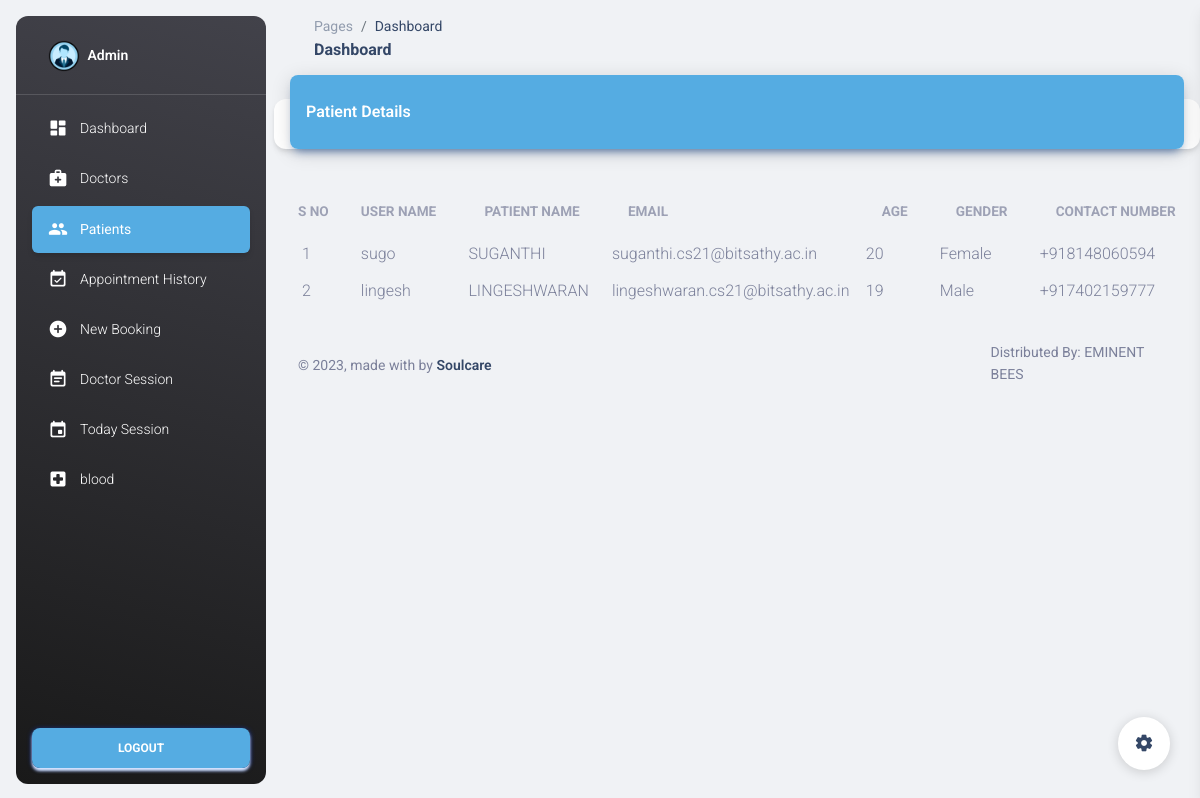
Page /patient (signed in) on the committed database.
### tables this page shows
CREATE TABLE users (
       user_id INTEGER PRIMARY KEY AUTOINCREMENT,
       filename TEXT NOT NULL,
       username TEXT NOT NULL,
       password TEXT NOT NULL,
       first_name TEXT NOT NULL,
       last_name TEXT NOT NULL,
       birthdate DATE NOT NULL,               
       age INTEGER NOT NULL ,
       gender TEXT NOT NULL,
       blood TEXT NOT NULL,
       email TEXT NOT NULL,
       mobile TEXT NOT NULL,
       address TEXT NOT NULL,
       reset_token TEXT
       
   );

### app.py (the view)
@app.route('/patient')
def patient():
    if 'username' in session:
        username = session['username']
        with sql.connect("appointment.db") as conn:
            cur = conn.cursor()
            cur.execute("SELECT username, first_name, email, age, gender, mobile FROM users")
            patient_details = cur.fetchall()
            print(patient_details)  # Add this line to debug
        return render_template('patient.html', username=username, patient_details=patient_details)
    else:
        return redirect(url_for('login'))

### templates/patient.html (shortened to what this page needs)
<!DOCTYPE html>
<html lang="en">
<head>
  <link href="../static/assets/css/nucleo-icons.css" rel="stylesheet" />
  <link href="../static/assets/css/nucleo-svg.css" rel="stylesheet" />
  <link id="pagestyle" href="../static/assets/css/material-dashboard.css" rel="stylesheet" />
</head>
<body class="g-sidenav-show  bg-gray-200">
  <aside class="sidenav navbar navbar-vertical navbar-expand-xs border-0 border-radius-xl my-3 fixed-start ms-3   bg-gradient-dark" id="sidenav-main">
    <div class="sidenav-header">
      <a class="navbar-brand m-0" href=" https://demos.creative-tim.com/material-dashboard/pages/dashboard " target="_blank">
        <img src="../static/user.png" class="navbar-brand-img h-100" alt="main_logo">
        <span class="ms-1 font-weight-bold text-white">Admin</span>
      </a>
    </div>
    <hr class="horizontal light mt-0 mb-2">
    <div class="" id="sidenav-collapse-main">
      <ul class="navbar-nav">
        <li class="nav-item">
          <a class="nav-link text-white " href="admin_dashboard">
            <div class="text-white text-center me-2 d-flex align-items-center justify-content-center">
              <i class="material-icons opacity-10">dashboard</i>
            </div>
            <span class="nav-link-text ms-1">Dashboard</span>
          </a>
        </li>
        <li class="nav-item">
          <a class="nav-link text-white  " href="doctor">
            <div class="text-white text-center me-2 d-flex align-items-center justify-content-center">
              <i class="material-icons opacity-10">medical_services</i>
            </div>
            <span class="nav-link-text ms-1">Doctors</span>
          </a>
        </li>
        <li class="nav-item">
          <a class="nav-link text-white active bg-gradient-primary " href="patient">
            <div class="text-white text-center me-2 d-flex align-items-center justify-content-center">
              <i class="material-icons opacity-10">people</i>
            </div>
            <span class="nav-link-text ms-1">Patients</span>
          </a>
        </li>
        <li class="nav-item">
          <a class="nav-link text-white " href="appointment">
            <div class="text-white text-center me-2 d-flex align-items-center justify-content-center">
              <i class="material-icons opacity-10">event_available</i>
            </div>
            <span class="nav-link-text ms-1">Appointment History</span>
          </a>
        </li>
        <li class="nav-item">
          <a class="nav-link text-white " href="new_booking">
            <div class="text-white text-center me-2 d-flex align-items-center justify-content-center">
              <i class="material-icons opacity-10">add_circle</i>
            </div>
            <span class="nav-link-text ms-1">New Booking</span>
          </a>
        </li>
        <li class="nav-item">
          <a class="nav-link text-white " href="sessions">
            <div class="text-white text-center me-2 d-flex align-items-center justify-content-center">
              <i class="material-icons opacity-10">event_note</i>
            </div>
            <span class="nav-link-text ms-1">Doctor Session</span>
          </a>
        </li>
        <li class="nav-item">
          <a class="nav-link text-white " href="today_sessions">
            <div class="text-white text-center me-2 d-flex align-items-center justify-content-center">
              <i class="material-icons opacity-10">event</i>
            </div>
            <span class="nav-link-text ms-1">Today Session</span>
          </a>
        </li>
        <li class="nav-item">
          <a class="nav-link text-white " href="admin_blood_status">
            <div class="text-white text-center me-2 d-flex align-items-center justify-content-center">
              <i class="material-icons opacity-10">local_hospital</i>
            </div>
            <span class="nav-link-text ms-1">blood</span>
          </a>
        </li>
      </ul>
    </div>
    <div class="sidenav-footer position-absolute w-100 bottom-0 ">
      <div class="mx-3">
        <a class="btn bg-gradient-primary mt-4 w-100" href="logout" type="button">logout</a>
      </div>
    </div>
  </aside>
  <main class="main-content position-relative max-height-vh-100 h-100 border-radius-lg ">
    <nav class="navbar navbar-main navbar-expand-lg px-0 mx-4 shadow-none border-radius-xl" id="navbarBlur" navbar-scroll="true">
      <div class="container-fluid py-1 px-3">
        <nav aria-label="breadcrumb">
          <ol class="breadcrumb bg-transparent mb-0 pb-0 pt-1 px-0 me-sm-6 me-5">
            <li class="breadcrumb-item text-sm"><a class="opacity-5 text-dark" href="javascript:;">Pages</a></li>
            <li class="breadcrumb-item text-sm text-dark active" aria-current="page">Dashboard</li>
          </ol>
          <h6 class="font-weight-bolder mb-0">Dashboard</h6>
        </nav>
        </div>
    </nav>
      <div class="row">
        <div class="col-12">
          <div class="card my-4">
            <div class="card-header p-0 position-relative mt-n4 mx-3 z-index-2">
                <div class="bg-gradient-primary shadow-primary border-radius-lg pt-4 pb-3">
                       <h6 class="text-white text-capitalize ps-3">Patient Details</h6>
                    </div>
                </div>
            </div>
            <div class="card-body px-0 pb-2">
              <div class="table-responsive p-0">
                <table class="table align-items-center mb-0">
                  <thead>
                    <tr>
                      <th class=" text-uppercase text-secondary text-xxs font-weight-bolder opacity-7">S No</th>
                      <th class=" text-uppercase text-secondary text-xxs font-weight-bolder opacity-7 ps-2">User Name</th>
                      <th class="text-uppercase text-secondary text-xxs font-weight-bolder opacity-7">Patient Name</th>
                      <th class="text-uppercase text-secondary text-xxs font-weight-bolder opacity-7">Email</th>
                      <th class="text-uppercase text-secondary text-xxs font-weight-bolder opacity-7">Age</th>
                      <th class="text-uppercase text-secondary text-xxs font-weight-bolder opacity-7">Gender</th>
                      <th class="text-uppercase text-secondary text-xxs font-weight-bolder opacity-7">Contact Number</th>
                    </tr>
                  </thead>
                  <tbody>
                    {% for row in patient_details %}
                    <tr>
                      <td class="align-middle ">
                        <p class="text-xs text-secondary mb-0" style="margin-left: 20px;">{{ loop.index }}</p>
                      </td>
                      <td class="align-middle ">
                        <p class="text-xs text-secondary mb-0">{{ row[0] }}</p>
                      </td>
                      <td class="align-middle ">
                        <p class="text-xs text-secondary mb-0">{{ row[1] }}</p>
                      </td>
                      <td class="align-middle ">
                        <p class="text-xs text-secondary mb-0">{{ row[2] }}</p>
                      </td>
                      <td class="align-middle">
                        <p class="text-xs text-secondary mb-0">{{ row[3] }}</p>
                      </td>
                      <td class="align-middle">
                        <p class="text-xs text-secondary mb-0">{{ row[4] }}</p>
                      </td>
                      <td class="align-middle">
                        <p class="text-xs text-secondary mb-0">{{ row[5] }}</p>
                      </td>
                    </tr>
                    {% endfor %}
                  </tbody>
                </table>
              </div>
            </div>
          </div>
        </div>
<footer class="footer py-4  ">
        <div class="container-fluid">
          <div class="row align-items-center justify-content-lg-between">
            <div class="col-lg-4 mb-lg-0 mb-4">
              <div class="copyright text-center text-sm text-muted text-lg-start">
                © ,
                made with  by
                <a href="https://www.creative-tim.com" class="font-weight-bold" target="_blank">Soulcare </a>
              </div>
            </div>
            <div class="col-lg-3">
              <ul class="nav nav-footer justify-content-center justify-content-lg-end">
              <li class="nav-item">
                <a href="https://www.creative-tim.com" class="nav-link text-muted" target="_blank">Distributed By: EMINENT BEES</a>
              </li>
            </ul>
            </div>
          </div>
        </div>
      </footer>
  </main>
  <div class="fixed-plugin">
    <a class="fixed-plugin-button text-dark position-fixed px-3 py-2">
      <i class="material-icons py-2">settings</i>
    </a>
  </div>
</body>
</html>

### rows in the picture
users: username "sugo", first_name "SUGANTHI", email "suganthi.cs21@bitsathy.ac.in", age "20", gender "Female", mobile "+918148060594"
users: username "lingesh", first_name "LINGESHWARAN", email "lingeshwaran.cs21@bitsathy.ac.in", age "19", gender "Male", mobile "+917402159777"
